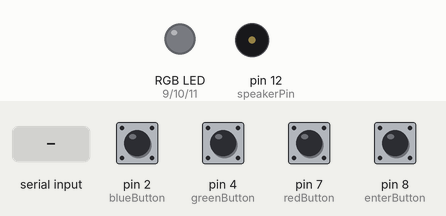
A sketch run on a simulated Arduino Uno, built with avr-gcc and run on an emulated ATmega328P. Parts: an RGB LED mixed from three pins (HIGH = lit), buzzer (waves = sounding). The test bench sets the inputs (shaded band); at power-on: pin 2 (blueButton), pin 4 (greenButton), pin 7 (redButton), pin 8 (enterButton) LOW. What the sketch prints to the serial monitor is not drawn.

Above: at 1.2 s.
1.3 s: pin 2 (blueButton) pulled HIGH for 0.15 s
At 1.65 s:
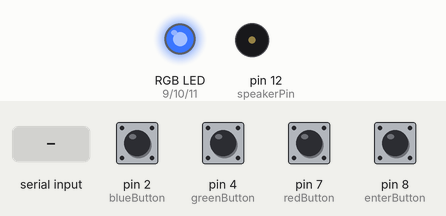
3.3 s: pin 4 (greenButton) pulled HIGH for 1 s
At 3.65 s:
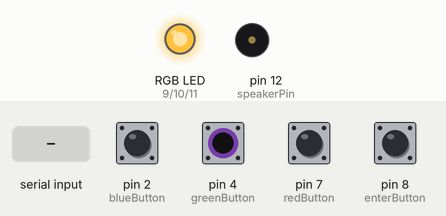
5.8 s: pin 7 (redButton) pulled HIGH for 0.15 s
At 6.15 s:
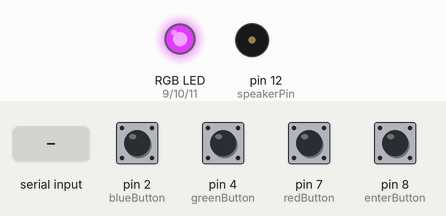
7.8 s: pin 8 (enterButton) pulled HIGH for 0.15 s
At 9.2 s:
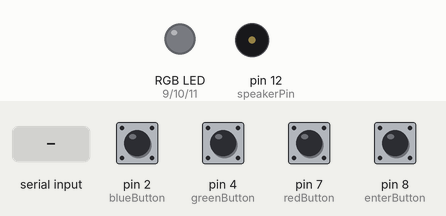
9.5 s: "Z" received over Serial
At 9.65 s:
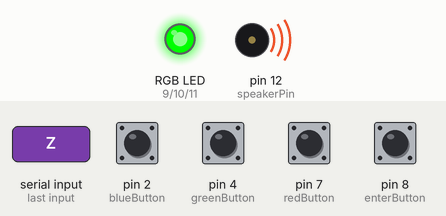
11.5 s: "P" received over Serial
At 12.25 s:
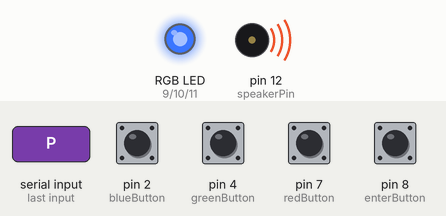
Timing chart, 0 to 17.0 s (numbered marks = the images above; inputs shaded):
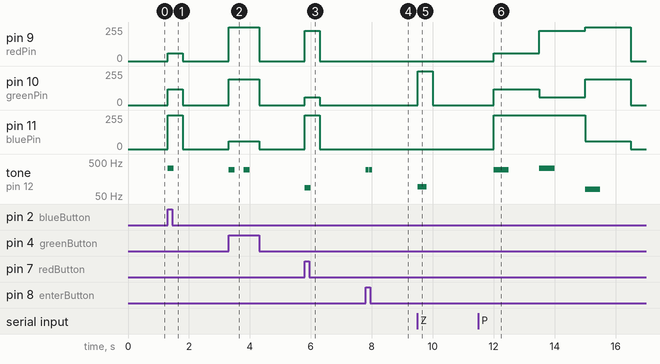

Measured:
- after the input at 1.3 s, pin 9 (redPin): 0/255 → 59/255 at once, → 0/255 0.50 s later; pin 10 (greenPin): 0/255 → 118/255 at once, → 0/255 0.50 s later; pin 11 (bluePin): 0/255 → 255/255 at once, → 0/255 0.50 s later; tone on pin 12 (speakerPin): silent → 330 Hz at once, → silent 0.20 s later
- after the input at 3.3 s, pin 9 (redPin): 0/255 → 255/255 at once, → 0/255 1.0 s later; pin 10 (greenPin): 0/255 → 193/255 at once, → 0/255 1.0 s later; pin 11 (bluePin): 0/255 → 59/255 at once, → 0/255 1.0 s later; tone on pin 12 (speakerPin): alternates 294 Hz for 0.20 s and silent for 0.30 s, 4 changes in all, then stays silent, starting at once
- after the input at 5.8 s, pin 9 (redPin): 0/255 → 226/255 at once, → 0/255 0.50 s later; pin 10 (greenPin): 0/255 → 59/255 at once, → 0/255 0.50 s later; pin 11 (bluePin): 0/255 → 255/255 at once, → 0/255 0.50 s later; tone on pin 12 (speakerPin): silent → 87 Hz at once, → silent 0.20 s later
- after the input at 7.8 s, tone on pin 12 (speakerPin): alternates 294 Hz for 0.10 s and silent for 0.02 s, 4 changes in all, then stays silent, starting at once
- after the input at 9.5 s, pin 10 (greenPin): 0/255 → 255/255 at once, → 0/255 0.50 s later; tone on pin 12 (speakerPin): silent → 93 Hz at once, → silent 0.30 s later
- after the input at 11.5 s, pin 9 (redPin): 0/255 → 59/255 after 0.50 s, → 226/255 1.5 s later, → 255/255 1.5 s later, → 0/255 1.5 s later; pin 10 (greenPin): 0/255 → 118/255 after 0.50 s, → 59/255 1.5 s later, → 193/255 1.5 s later, → 0/255 1.5 s later

The sketch:

final.ino
```cpp
#include "pitches.h"

// buttons
int enterButton = 8;
int redButton = 7;
int greenButton = 4;
int blueButton = 2;

int speakerPin = 12; // speaker
int notes[11] = {NOTE_C4, NOTE_D4, NOTE_E4, NOTE_DS2, NOTE_E2, NOTE_F2, NOTE_FS2, NOTE_G2, NOTE_GS2, NOTE_A2, NOTE_AS2};

// RGB LED
int bluePin= 11;
int redPin = 9;
int greenPin = 10;

bool passwordState = true;
bool isRight = false;

void setup() {
  // put your setup code here, to run once:
  Serial.begin(9600);
  pinMode(redPin, OUTPUT);
  pinMode(greenPin, OUTPUT);
  pinMode(bluePin, OUTPUT);
  pinMode(enterButton, INPUT);
  pinMode(redButton, INPUT);
  pinMode(greenButton, INPUT);
  pinMode(blueButton, INPUT);
}

void loop() {

  // button states
  int gState = digitalRead(greenButton);
  int bState = digitalRead(blueButton);
  int enterState = digitalRead(enterButton);
  int rState = digitalRead(redButton);

  if (rState){
    tone(speakerPin, notes[5], 200);
    RGB_color(226,59,255);
    delay(500);
    RGB_color(0, 0, 0);
    Serial.write(2);
  }

  if (gState){
    tone(speakerPin, notes[1], 200);
    RGB_color(255,193,59);
    delay(500);
    RGB_color(0, 0, 0);
    Serial.write(3);
  }

  if (bState){
    tone(speakerPin, notes[2], 200);
    RGB_color(59,118,255);
    delay(500);
    RGB_color(0, 0, 0);
    Serial.write(4);
  }

  if (enterState){
    tone(speakerPin, notes[1], 100);
    delay(120);
    Serial.write(5);
  }

  // get info from processing
  if(Serial.available()>0){

    char state = Serial.read();

    if (state == 'S'){ // if turned on
      tone(speakerPin, notes[0], 200); // play start sound
      digitalWrite(greenPin, HIGH);
      delay(700);
    }

    else if (state == 'P'){
      digitalWrite(greenPin, LOW);
      delay(500); // blink without delay
      passwordState = true;
      playPassword();
    }

    else if (state == 'Z'){
      enterZoomTrue();
    }

    else if (state == 'N'){
      enterZoomFalse();
    }
  }
}

// light up the bulb
void RGB_color(int red, int green, int blue){
  analogWrite(redPin, red);
  analogWrite(greenPin, green);
  analogWrite(bluePin, blue);
}

void playPassword(){
  if (passwordState == true){
    // play the first key
    RGB_color(0, 0, 0);
    RGB_color(59,118,255);
    tone(speakerPin, notes[1], 500);
    delay(1500);
    // play the second key
    RGB_color(0, 0, 0);
    RGB_color(226,59,255);
    tone(speakerPin, notes[2], 500);
    delay(1500);
    // play the third key
    RGB_color(0, 0, 0);
    RGB_color(255,193,59);
    tone(speakerPin, notes[3], 500);
    delay(1500);
    // stop and send data to processing
    RGB_color(0, 0, 0);
    Serial.write(6);
    passwordState = false;
  }
}

void enterZoomTrue(){
  isRight = true;
  for(int note = 3; note < 7; note++){
    tone(speakerPin, notes[note], 300);
  }
    digitalWrite(greenPin, HIGH);
    delay(500);
    digitalWrite(greenPin, LOW);
    Serial.write(1);
}

void enterZoomFalse(){
  if (isRight == false){
    for(int note = 0; note < 2; note++){
    tone(speakerPin, notes[note], 200);
  }
    digitalWrite(redPin, HIGH);
    delay(500);
    digitalWrite(redPin, LOW);
  }
}


/*

  PROCESSING CODE

import processing.serial.*;
Serial myPort;
int fromArduino;
ArrayList<Integer> password = new ArrayList<Integer>();
int[] rightPassword;

void setup(){
  size(960,720);
  printArray(Serial.list());
  String portname=Serial.list()[1];
  println(portname);
  myPort = new Serial(this,portname,9600);
  rightPassword = new int []{4, 2, 3};
}

void draw(){
  background(255);
  if (mousePressed==true) {
    myPort.write('S');
    delay(1000);
    myPort.write('P');
  }
}

void serialEvent(Serial myPort){
    fromArduino = myPort.read();

    if (fromArduino == 1){
      int changeScene = 1;
    }

    if (fromArduino == 2){
      password.add(fromArduino);
    }

    else if (fromArduino == 3){
      password.add(fromArduino);
    }

    else if (fromArduino == 4){
      password.add(fromArduino);
    }

    else if (fromArduino == 5){
      if(passwordCheck()){
       myPort.write('Z'); // switch the scene
      }
      else{
        myPort.write('N'); // repeat the input
      }
    password.clear();
    }
}


// check password functions
boolean passwordCheck(){
  if (password.size()==rightPassword.length){
    printArray(password);
    for (int element = 0; element < password.size(); element++){
      if (password.get(element) != rightPassword[element]){
         return false;
      }
    }
  }
  else {
    return false;
  }
  return true;
}

*/
```

pitches.h
```cpp
/*************************************************

 * Public Constants

 *************************************************/

#define NOTE_B0  31
#define NOTE_C1  33
#define NOTE_CS1 35
#define NOTE_D1  37
#define NOTE_DS1 39
#define NOTE_E1  41
#define NOTE_F1  44
#define NOTE_FS1 46
#define NOTE_G1  49
#define NOTE_GS1 52
#define NOTE_A1  55
#define NOTE_AS1 58
#define NOTE_B1  62
#define NOTE_C2  65
#define NOTE_CS2 69
#define NOTE_D2  73
#define NOTE_DS2 78
#define NOTE_E2  82
#define NOTE_F2  87
#define NOTE_FS2 93
#define NOTE_G2  98
#define NOTE_GS2 104
#define NOTE_A2  110
#define NOTE_AS2 117
#define NOTE_B2  123
#define NOTE_C3  131
#define NOTE_CS3 139
#define NOTE_D3  147
#define NOTE_DS3 156
#define NOTE_E3  165
#define NOTE_F3  175
#define NOTE_FS3 185
#define NOTE_G3  196
#define NOTE_GS3 208
#define NOTE_A3  220
#define NOTE_AS3 233
#define NOTE_B3  247
#define NOTE_C4  262
#define NOTE_CS4 277
#define NOTE_D4  294
#define NOTE_DS4 311
#define NOTE_E4  330
#define NOTE_F4  349
#define NOTE_FS4 370
#define NOTE_G4  392
#define NOTE_GS4 415
#define NOTE_A4  440
#define NOTE_AS4 466
#define NOTE_B4  494
#define NOTE_C5  523
#define NOTE_CS5 554
#define NOTE_D5  587
#define NOTE_DS5 622
#define NOTE_E5  659
#define NOTE_F5  698
#define NOTE_FS5 740
#define NOTE_G5  784
#define NOTE_GS5 831
#define NOTE_A5  880
#define NOTE_AS5 932
#define NOTE_B5  988
#define NOTE_C6  1047
#define NOTE_CS6 1109
#define NOTE_D6  1175
#define NOTE_DS6 1245
#define NOTE_E6  1319
#define NOTE_F6  1397
#define NOTE_FS6 1480
#define NOTE_G6  1568
#define NOTE_GS6 1661
#define NOTE_A6  1760
#define NOTE_AS6 1865
#define NOTE_B6  1976
#define NOTE_C7  2093
#define NOTE_CS7 2217
#define NOTE_D7  2349
#define NOTE_DS7 2489
#define NOTE_E7  2637
#define NOTE_F7  2794
#define NOTE_FS7 2960
#define NOTE_G7  3136
#define NOTE_GS7 3322
#define NOTE_A7  3520
#define NOTE_AS7 3729
#define NOTE_B7  3951
#define NOTE_C8  4186
#define NOTE_CS8 4435
#define NOTE_D8  4699
#define NOTE_DS8 4978
```
